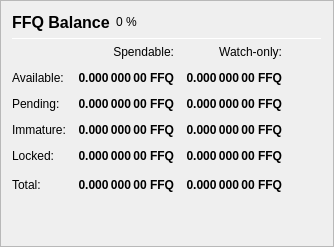
                   <widget class="QFrame" name="frame_Balances">
                    <property name="frameShape">
                     <enum>QFrame::StyledPanel</enum>
                    </property>
                    <property name="frameShadow">
                     <enum>QFrame::Raised</enum>
                    </property>
                    <layout class="QVBoxLayout" name="verticalLayout_4">
                     <item>
                      <layout class="QHBoxLayout" name="horizontalLayout_4">
                       <item>
                        <widget class="QLabel" name="label_5">
                         <property name="minimumSize">
                          <size>
                           <width>0</width>
                           <height>20</height>
                          </size>
                         </property>
                         <property name="font">
                          <font>
                           <pointsize>12</pointsize>
                           <weight>75</weight>
                           <bold>true</bold>
                          </font>
                         </property>
                         <property name="text">
                          <string>FFQ Balance</string>
                         </property>
                        </widget>
                       </item>
                       <item>
                        <widget class="QLabel" name="labelFFQPercent">
                         <property name="text">
                          <string notr="true">0 %</string>
                         </property>
                        </widget>
                       </item>
                       <item>
                        <spacer name="horizontalSpacer_3">
                         <property name="orientation">
                          <enum>Qt::Horizontal</enum>
                         </property>
                         <property name="sizeHint" stdset="0">
                          <size>
                           <width>40</width>
                           <height>20</height>
                          </size>
                         </property>
                        </spacer>
                       </item>
                      </layout>
                     </item>
                     <item>
                      <widget class="Line" name="line_Balance">
                       <property name="minimumSize">
                        <size>
                         <width>0</width>
                         <height>1</height>
                        </size>
                       </property>
                       <property name="maximumSize">
                        <size>
                         <width>16777215</width>
                         <height>1</height>
                        </size>
                       </property>
                       <property name="orientation">
                        <enum>Qt::Horizontal</enum>
                       </property>
                      </widget>
                     </item>
                     <item>
                      <layout class="QGridLayout" name="gridLayout">
                       <property name="spacing">
                        <number>12</number>
                       </property>
                       <item row="0" column="1">
                        <widget class="QLabel" name="labelSpendable">
                         <property name="text">
                          <string>Spendable:</string>
                         </property>
                         <property name="alignment">
                          <set>Qt::AlignRight|Qt::AlignTrailing|Qt::AlignVCenter</set>
                         </property>
                        </widget>
                       </item>
                       <item row="0" column="2">
                        <widget class="QLabel" name="labelWatchonly">
                         <property name="text">
                          <string>Watch-only:</string>
                         </property>
                         <property name="alignment">
                          <set>Qt::AlignRight|Qt::AlignTrailing|Qt::AlignVCenter</set>
                         </property>
                        </widget>
                       </item>
                       <item row="1" column="0">
                        <widget class="QLabel" name="labelBalanceText">
                         <property name="text">
                          <string>Available:</string>
                         </property>
                        </widget>
                       </item>
                       <item row="1" column="1">
                        <widget class="QLabel" name="labelBalance">
                         <property name="font">
                          <font>
                           <weight>75</weight>
                           <bold>true</bold>
                          </font>
                         </property>
                         <property name="cursor">
                          <cursorShape>IBeamCursor</cursorShape>
                         </property>
                         <property name="toolTip">
                          <string>Your current spendable balance</string>
                         </property>
                         <property name="text">
                          <string notr="true">0.000 000 00 FFQ</string>
                         </property>
                         <property name="alignment">
                          <set>Qt::AlignRight|Qt::AlignTrailing|Qt::AlignVCenter</set>
                         </property>
                         <property name="textInteractionFlags">
                          <set>Qt::LinksAccessibleByMouse|Qt::TextSelectableByKeyboard|Qt::TextSelectableByMouse</set>
                         </property>
                        </widget>
                       </item>
                       <item row="1" column="2">
                        <widget class="QLabel" name="labelWatchAvailable">
                         <property name="font">
                          <font>
                           <weight>75</weight>
                           <bold>true</bold>
                          </font>
                         </property>
                         <property name="cursor">
                          <cursorShape>IBeamCursor</cursorShape>
                         </property>
                         <property name="toolTip">
                          <string>Your current balance in watch-only addresses</string>
                         </property>
                         <property name="text">
                          <string notr="true">0.000 000 00 FFQ</string>
                         </property>
                         <property name="alignment">
                          <set>Qt::AlignRight|Qt::AlignTrailing|Qt::AlignVCenter</set>
                         </property>
                         <property name="textInteractionFlags">
                          <set>Qt::LinksAccessibleByMouse|Qt::TextSelectableByKeyboard|Qt::TextSelectableByMouse</set>
                         </property>
                        </widget>
                       </item>
                       <item row="2" column="0">
                        <widget class="QLabel" name="labelPendingText">
                         <property name="text">
                          <string>Pending:</string>
                         </property>
                        </widget>
                       </item>
                       <item row="2" column="1">
                        <widget class="QLabel" name="labelUnconfirmed">
                         <property name="font">
                          <font>
                           <weight>75</weight>
                           <bold>true</bold>
                          </font>
                         </property>
                         <property name="cursor">
                          <cursorShape>IBeamCursor</cursorShape>
                         </property>
                         <property name="toolTip">
                          <string>Total of transactions that have yet to be confirmed, and do not yet count toward the spendable balance</string>
                         </property>
                         <property name="text">
                          <string notr="true">0.000 000 00 FFQ</string>
                         </property>
                         <property name="alignment">
                          <set>Qt::AlignRight|Qt::AlignTrailing|Qt::AlignVCenter</set>
                         </property>
                         <property name="textInteractionFlags">
                          <set>Qt::LinksAccessibleByMouse|Qt::TextSelectableByKeyboard|Qt::TextSelectableByMouse</set>
                         </property>
                        </widget>
                       </item>
                       <item row="2" column="2">
                        <widget class="QLabel" name="labelWatchPending">
                         <property name="font">
                          <font>
                           <weight>75</weight>
                           <bold>true</bold>
                          </font>
                         </property>
                         <property name="cursor">
                          <cursorShape>IBeamCursor</cursorShape>
                         </property>
                         <property name="toolTip">
                          <string>Unconfirmed transactions to watch-only addresses</string>
                         </property>
                         <property name="text">
                          <string notr="true">0.000 000 00 FFQ</string>
                         </property>
                         <property name="alignment">
                          <set>Qt::AlignRight|Qt::AlignTrailing|Qt::AlignVCenter</set>
                         </property>
                         <property name="textInteractionFlags">
                          <set>Qt::LinksAccessibleByMouse|Qt::TextSelectableByKeyboard|Qt::TextSelectableByMouse</set>
                         </property>
                        </widget>
                       </item>
                       <item row="3" column="0">
                        <widget class="QLabel" name="labelImmatureText">
                         <property name="text">
                          <string>Immature:</string>
                         </property>
                        </widget>
                       </item>
                       <item row="3" column="1">
                        <widget class="QLabel" name="labelImmature">
                         <property name="font">
                          <font>
                           <weight>75</weight>
                           <bold>true</bold>
                          </font>
                         </property>
                         <property name="cursor">
                          <cursorShape>IBeamCursor</cursorShape>
                         </property>
                         <property name="toolTip">
                          <string>Staked or masternode rewards that has not yet matured</string>
                         </property>
                         <property name="text">
                          <string notr="true">0.000 000 00 FFQ</string>
                         </property>
                         <property name="alignment">
                          <set>Qt::AlignRight|Qt::AlignTrailing|Qt::AlignVCenter</set>
                         </property>
                         <property name="textInteractionFlags">
                          <set>Qt::LinksAccessibleByMouse|Qt::TextSelectableByKeyboard|Qt::TextSelectableByMouse</set>
                         </property>
                        </widget>
                       </item>
                       <item row="3" column="2">
                        <widget class="QLabel" name="labelWatchImmature">
                         <property name="font">
                          <font>
                           <weight>75</weight>
                           <bold>true</bold>
                          </font>
                         </property>
                         <property name="cursor">
                          <cursorShape>IBeamCursor</cursorShape>
                         </property>
                         <property name="toolTip">
                          <string>Staked or masternode rewards in watch-only addresses that has not yet matured</string>
                         </property>
                         <property name="text">
                          <string notr="true">0.000 000 00 FFQ</string>
                         </property>
                         <property name="alignment">
                          <set>Qt::AlignRight|Qt::AlignTrailing|Qt::AlignVCenter</set>
                         </property>
                         <property name="textInteractionFlags">
                          <set>Qt::LinksAccessibleByMouse|Qt::TextSelectableByKeyboard|Qt::TextSelectableByMouse</set>
                         </property>
                        </widget>
                       </item>
                       <item row="4" column="0">
                        <widget class="QLabel" name="labelLockedBalanceText">
                         <property name="toolTip">
                          <string>Locked FFQ or Masternode collaterals. These are excluded from zFFQ minting.</string>
                         </property>
                         <property name="text">
                          <string>Locked:</string>
                         </property>
                        </widget>
                       </item>
                       <item row="4" column="1">
                        <widget class="QLabel" name="labelLockedBalance">
                         <property name="font">
                          <font>
                           <weight>75</weight>
                           <bold>true</bold>
                          </font>
                         </property>
                         <property name="cursor">
                          <cursorShape>IBeamCursor</cursorShape>
                         </property>
                         <property name="toolTip">
                          <string>Locked FFQ or Masternode collaterals. These are excluded from zFFQ minting.</string>
                         </property>
                         <property name="text">
                          <string notr="true">0.000 000 00 FFQ</string>
                         </property>
                         <property name="alignment">
                          <set>Qt::AlignRight|Qt::AlignTrailing|Qt::AlignVCenter</set>
                         </property>
                         <property name="textInteractionFlags">
                          <set>Qt::LinksAccessibleByMouse|Qt::TextSelectableByKeyboard|Qt::TextSelectableByMouse</set>
                         </property>
                        </widget>
                       </item>
                       <item row="4" column="2">
                        <widget class="QLabel" name="labelWatchLocked">
                         <property name="font">
                          <font>
                           <weight>75</weight>
                           <bold>true</bold>
                          </font>
                         </property>
                         <property name="cursor">
                          <cursorShape>IBeamCursor</cursorShape>
                         </property>
                         <property name="toolTip">
                          <string>Current locked balance in watch-only addresses</string>
                         </property>
                         <property name="text">
                          <string notr="true">0.000 000 00 FFQ</string>
                         </property>
                         <property name="alignment">
                          <set>Qt::AlignRight|Qt::AlignTrailing|Qt::AlignVCenter</set>
                         </property>
                         <property name="textInteractionFlags">
                          <set>Qt::LinksAccessibleByMouse|Qt::TextSelectableByKeyboard|Qt::TextSelectableByMouse</set>
                         </property>
                        </widget>
                       </item>
                       <item row="5" column="0">
                        <widget class="QLabel" name="labelTotalText">
                         <property name="toolTip">
                          <string>Your current FAQO balance, unconfirmed and immature transactions included</string>
                         </property>
                         <property name="text">
                          <string>Total:</string>
                         </property>
                        </widget>
                       </item>
                       <item row="5" column="1">
                        <widget class="QLabel" name="labelTotal">
                         <property name="font">
                          <font>
                           <weight>75</weight>
                           <bold>true</bold>
                          </font>
                         </property>
                         <property name="cursor">
                          <cursorShape>IBeamCursor</cursorShape>
                         </property>
                         <property name="toolTip">
                          <string>Your current FAQO balance, unconfirmed and immature transactions included</string>
                         </property>
                         <property name="text">
                          <string notr="true">0.000 000 00 FFQ</string>
                         </property>
                         <property name="alignment">
                          <set>Qt::AlignRight|Qt::AlignTrailing|Qt::AlignVCenter</set>
                         </property>
                         <property name="textInteractionFlags">
                          <set>Qt::LinksAccessibleByMouse|Qt::TextSelectableByKeyboard|Qt::TextSelectableByMouse</set>
                         </property>
                        </widget>
                       </item>
                       <item row="5" column="2">
                        <widget class="QLabel" name="labelWatchTotal">
                         <property name="font">
                          <font>
                           <weight>75</weight>
                           <bold>true</bold>
                          </font>
                         </property>
                         <property name="cursor">
                          <cursorShape>IBeamCursor</cursorShape>
                         </property>
                         <property name="toolTip">
                          <string>Current total balance in watch-only addresses</string>
                         </property>
                         <property name="text">
                          <string notr="true">0.000 000 00 FFQ</string>
                         </property>
                         <property name="alignment">
                          <set>Qt::AlignRight|Qt::AlignTrailing|Qt::AlignVCenter</set>
                         </property>
                         <property name="textInteractionFlags">
                          <set>Qt::LinksAccessibleByMouse|Qt::TextSelectableByKeyboard|Qt::TextSelectableByMouse</set>
                         </property>
                        </widget>
                       </item>
                       <item row="5" column="3">
                        <spacer name="horizontalSpacer_9">
                         <property name="orientation">
                          <enum>Qt::Horizontal</enum>
                         </property>
                         <property name="sizeHint" stdset="0">
                          <size>
                           <width>40</width>
                           <height>20</height>
                          </size>
                         </property>
                        </spacer>
                       </item>
                      </layout>
                     </item>
                     <item>
                      <spacer name="verticalSpacer_3">
                       <property name="orientation">
                        <enum>Qt::Vertical</enum>
                       </property>
                       <property name="sizeHint" stdset="0">
                        <size>
                         <width>20</width>
                         <height>40</height>
                        </size>
                       </property>
                      </spacer>
                     </item>
                    </layout>
                   </widget>
